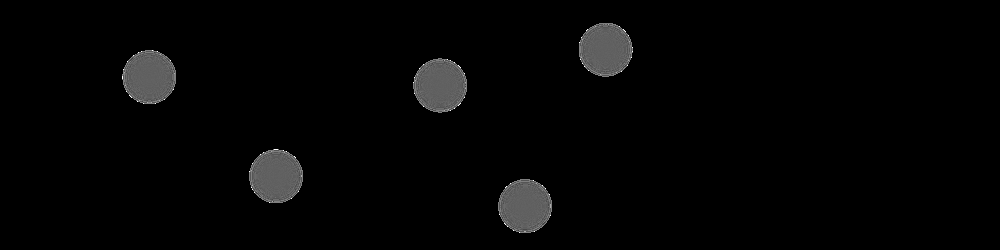
#> input picture 사진/illusion/noiseOnly/128marker.png, 1000 x 250 px, shrunk from 6000 x 1500 before the run; its folder holds only this picture in this run
$ python withoutAlpha.py
#> lines starting #> are read from the running program, lines starting #| are printed output that depends on the picture
import cv2
import numpy as np
import matplotlib.pyplot as plt

def add_gaussian_noise(imageName, loc, scale):
    # 파일 경로 설정
#> called with imageName = '128marker', loc = 0, scale = 10
    input_path = f"{imageName}.png"
    output_path = f"{imageName}_{loc}_{scale}_rgb_noise.png"

    # 이미지 로드 (알파 채널 포함 가능)
    image = cv2.imread(input_path, cv2.IMREAD_UNCHANGED)
#> image is the input picture: shape (250, 1000, 4); mean B, G, R, A 4.6, 4.6, 4.6, 1.1
    if image is None:
        print(f"이미지를 로드할 수 없습니다: {input_path}")
        return

    # 이미지 크기 확인
    height, width = image.shape[:2]
#> height = 250; width = 1000

    if image.shape[2] == 4:  # RGBA 이미지인 경우
        print("RGBA 이미지 감지됨, RGB 채널에만 노이즈 추가")

        # RGB와 알파 채널 분리
        rgb, alpha = image[:, :, :3], image[:, :, 3]
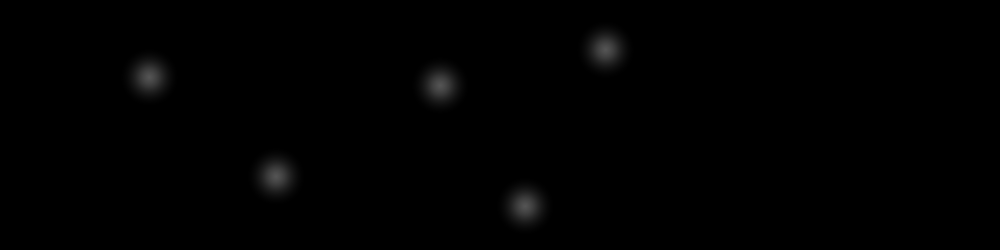
#> alpha: shape (250, 1000); min 0, max 84, mean 1.1

        # RGB 채널에만 노이즈 추가 (평균 128, 표준편차 scale)
        noise = np.random.normal(loc, scale, size=(height, width, 3))  # (1500, 6000, 3)
        result_rgb = np.clip(rgb.astype(np.float32) + noise, 0, 255).astype(np.uint8)

        # 알파 채널은 그대로 유지하면서 다시 합치기
        result = np.dstack((result_rgb, alpha))

    else:  # RGB 이미지인 경우
        print("RGB 이미지 감지됨, 모든 채널에 노이즈 추가")

        # RGB 채널에만 노이즈 추가 (평균 0, 표준편차 scale)
        noise = np.random.normal(loc=0, scale=scale, size=(height, width, 3))
        result = np.clip(image.astype(np.float32) + noise, 0, 255).astype(np.uint8)

    # 저장 및 출력
    cv2.imwrite(output_path, result)
    plt.imshow(cv2.cvtColor(result, cv2.COLOR_BGRA2RGBA) if image.shape[2] == 4 else result)
    plt.axis('off')
    plt.show()
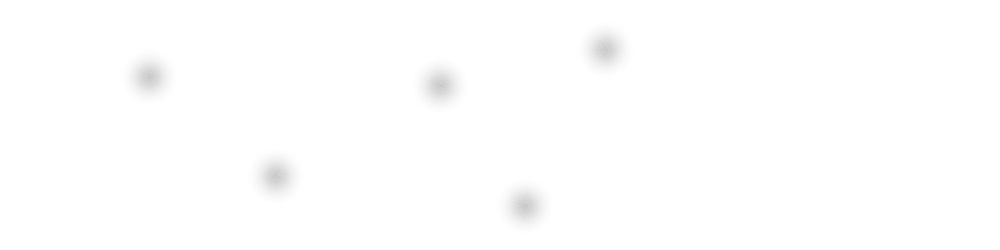
#> shown: shape (250, 1000, 4); mean R, G, B, A 8.2, 8.2, 8.2, 1.1; transparent parts drawn white

if __name__ == "__main__":
    imgName = "128marker"
    loc = 0  # 노이즈 평균값 조절 가능
    scale = 10  # 노이즈 강도 조절 가능
    add_gaussian_noise(imgName, loc, scale)
